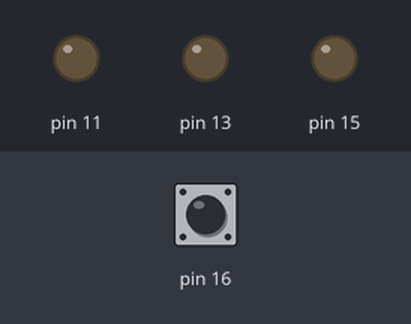
A program run on a simulated Raspberry Pi (header pin numbers). On the bench: output pins drawn as LEDs (lit = HIGH). The test bench sets the inputs (shaded band); at power-on: pin 16 LOW.

Above: at 1.2 s.
1.3 s: pin 16 pulled HIGH for 0.15 s
At 2.4 s:
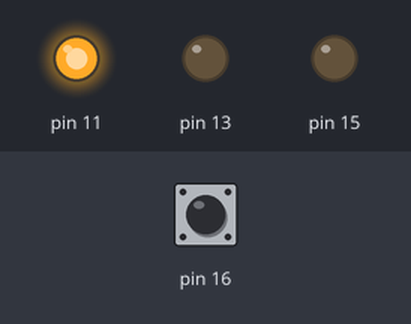
2.9 s: pin 16 pulled HIGH for 1 s
At 3.6 s:
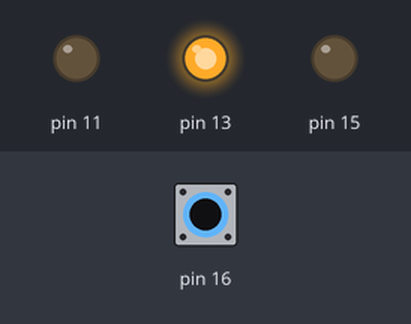
5.4 s: pin 16 pulled HIGH for 0.15 s
At 6.6 s:
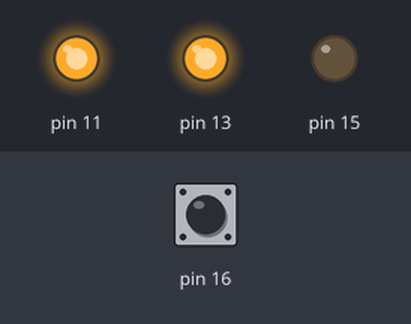
7.0 s: pin 16 pulled HIGH for 3.2 s
At 7.9 s:
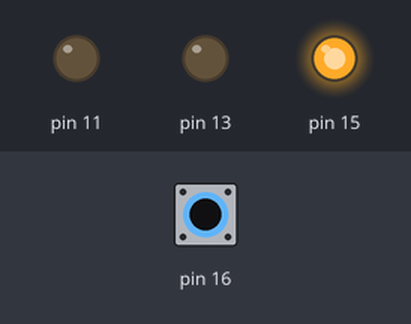
11.7 s: pin 16 pulled HIGH for 0.15 s
At 12.7 s:
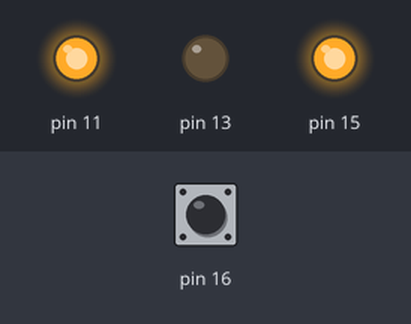
13.3 s: pin 16 pulled HIGH for 1 s
At 13.9 s:
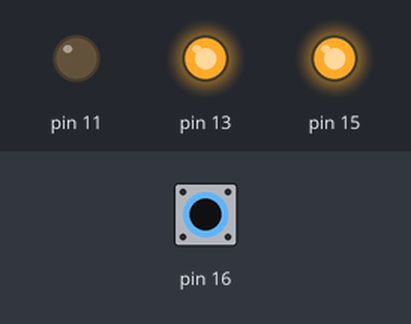
Timing chart, 0 to 16.3 s (numbered marks = the images above; inputs shaded):
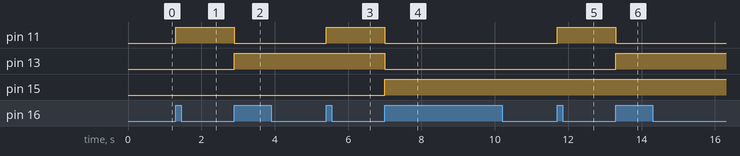

The program:

binary_button.py
```python
#Brycen Dhom
#ECE 492-501
#6/11/2020

import RPi.GPIO as GPIO
import time

GPIO.setmode(GPIO.BOARD)

GPIO.setup(11,GPIO.OUT)
GPIO.setup(13,GPIO.OUT)
GPIO.setup(15,GPIO.OUT)
GPIO.setup(16,GPIO.IN,pull_up_down=GPIO.PUD_DOWN)

c = 0

try:
	while True:
		if GPIO.input(16) == 1:
			c = (c + 1) % 8
			GPIO.output(11, (c >> 0) & 1)
			GPIO.output(13, (c >> 1) & 1)
			GPIO.output(15, (c >> 2) & 1)
			while GPIO.input(16) == 1:
				time.sleep(0.1)
except KeyboardInterrupt:
	print('Cleaning Up')
	GPIO.cleanup()
```

Measured:
- after the input at 1.3 s, pin 11: LOW → HIGH at once
- after the input at 2.9 s, pin 11: HIGH → LOW at once; pin 13: LOW → HIGH at once
- after the input at 5.4 s, pin 11: LOW → HIGH at once
- after the input at 7.0 s, pin 11, pin 13: HIGH → LOW at once; pin 15: LOW → HIGH at once
- after the input at 11.7 s, pin 11: LOW → HIGH at once
- after the input at 13.3 s, pin 11: HIGH → LOW at once; pin 13: LOW → HIGH at once
